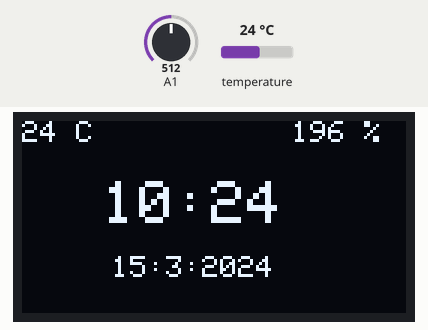
Simulated run of this sketch. Board: Arduino Uno, built with avr-gcc and run on an emulated ATmega328P. Shown: 128×64 one-colour display. Inputs (shaded band) come from the test bench; at power-on: A1 = 512, temperature 24 °C. The local clock reads 2024-03-15 10:24:30 at power-on unless the sketch sets it; what the sketch prints to the serial monitor is not drawn.

Above: at 0.2 s.
At 60.2 s:
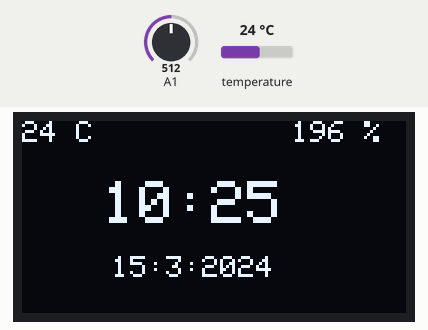
At 120.3 s:
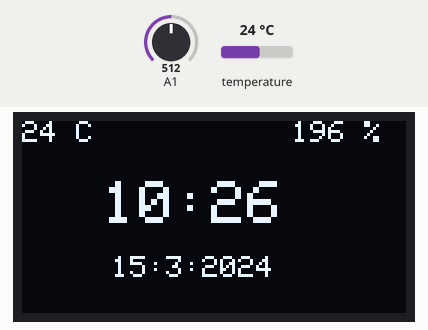

Measured:
- what the display in image 0 shows lasts 60.0 s, from 0.1 s to 60.1 s
- what the display in image 1 shows lasts 60.0 s, from 60.2 s to 120.2 s

The sketch:

watch_1.ino
```cpp
#include <SPI.h>
#include <Wire.h>
#include <Adafruit_GFX.h>
#include <Fonts/FreeSans12pt7b.h>
#include <Adafruit_SSD1306.h>

#include <Adafruit_Sensor.h>
#include <Adafruit_BMP280.h>
#include <Adafruit_LIS3DH.h>

#include "RTClib.h"

RTC_DS3231 rtc;

#define SCREEN_WIDTH 128 // OLED display width, in pixels
#define SCREEN_HEIGHT 64 // OLED display height, in pixels

#define OLED_RESET -1 // Reset pin # (or -1 if sharing Arduino reset pin)
Adafruit_SSD1306 display(SCREEN_WIDTH, SCREEN_HEIGHT, &Wire, OLED_RESET);

Adafruit_BMP280 bme; // I2C

int battery = 0.00;
int temp = 0;

int battery_flag = false;
int temp_flag = false;
int time_flag = false;

unsigned long update_millis = 0;

void setup()
{

  Serial.begin(115200);            // For Serial Monitor
  Serial.println("SNHS Watch v1"); //This prints one time at Arduino power-up,  or on Arduino reset.

  // SSD1306_SWITCHCAPVCC = generate display voltage from 3.3V internally
  if (!display.begin(SSD1306_SWITCHCAPVCC, 0x3D))
  { // Address 0x3D for 128x64
    Serial.println(F("SSD1306 allocation failed"));
    for (;;)
      ; // Don't proceed, loop forever
  }

  display.clearDisplay();
  display.display();

  if (!bme.begin())
  {
    Serial.println("Could not find a valid BMP280 sensor, check wiring!");
    while (1)
      ;
  }

  if (!rtc.begin())
  {
    Serial.println("Couldn't find RTC");
    while (1)
      ;
  }
  //  rtc.adjust(DateTime(2019, 10, 17, 18, 35, 0));
  if (rtc.lostPower())
  {
    Serial.println("RTC lost power, lets set the time!");
    // following line sets the RTC to the date & time this sketch was compiled
    rtc.adjust(DateTime(F(__DATE__), F(__TIME__)));
    // This line sets the RTC with an explicit date & time, for example to set
    // January 21, 2014 at 3am you would call:
    // rtc.adjust(DateTime(2019, 10, 3, 18, 5, 0));
  }
  update_millis = millis();
  bmp();
    battery_level();
    datetime();
}

void bmp()
{

  temp = bme.readTemperature();
  display.setTextColor(WHITE); // Draw white text
  display.setTextSize(1);      //

  display.setCursor(0, 0); //
  display.print(temp);
  display.print(" C");

  display.display();
}
void battery_level()
{

  battery = analogRead(A1) ;
 battery = map(battery, 0, 260, 0, 100);
  display.setCursor(90, 0); //

  display.print(battery);
  display.print(" %");

  display.display();
}
void datetime()
{
  DateTime now = rtc.now();

  display.setTextSize(2);    //
  display.setCursor(27, 20); //

  display.print(now.hour());
  display.print(F(":"));
  display.print(now.minute());

  display.setCursor(30, 45); //
  display.setTextSize(1);    //

  display.print(now.day());
  display.print(F(":"));
  display.print(now.month());
  display.print(F(":"));
  display.println(now.year());

  display.display();
}

void loop()
{

  if ((millis() - update_millis) >= 60000)
  {
    display.clearDisplay();
    display.display();

    bmp();
    battery_level();
    datetime();

    update_millis = millis();
  }
}
```
